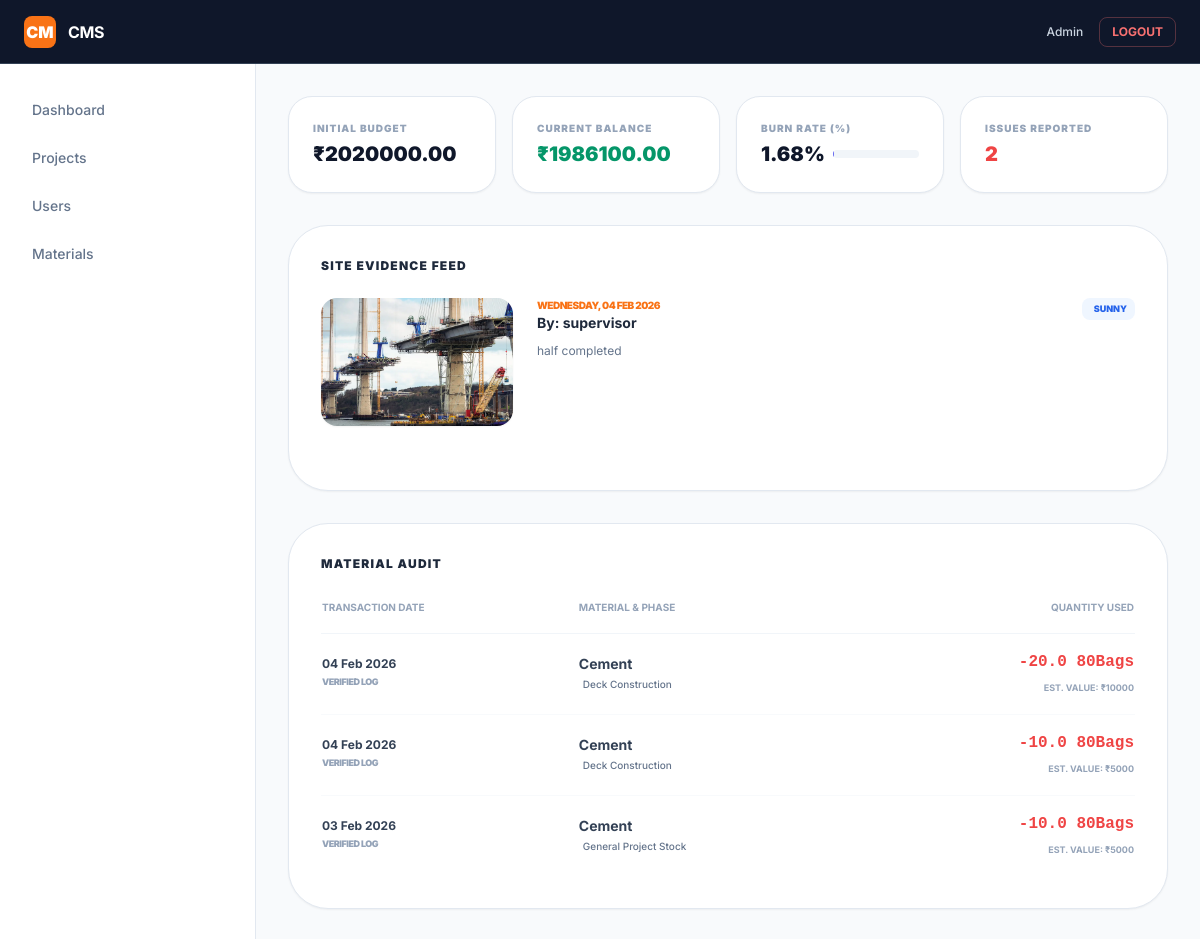
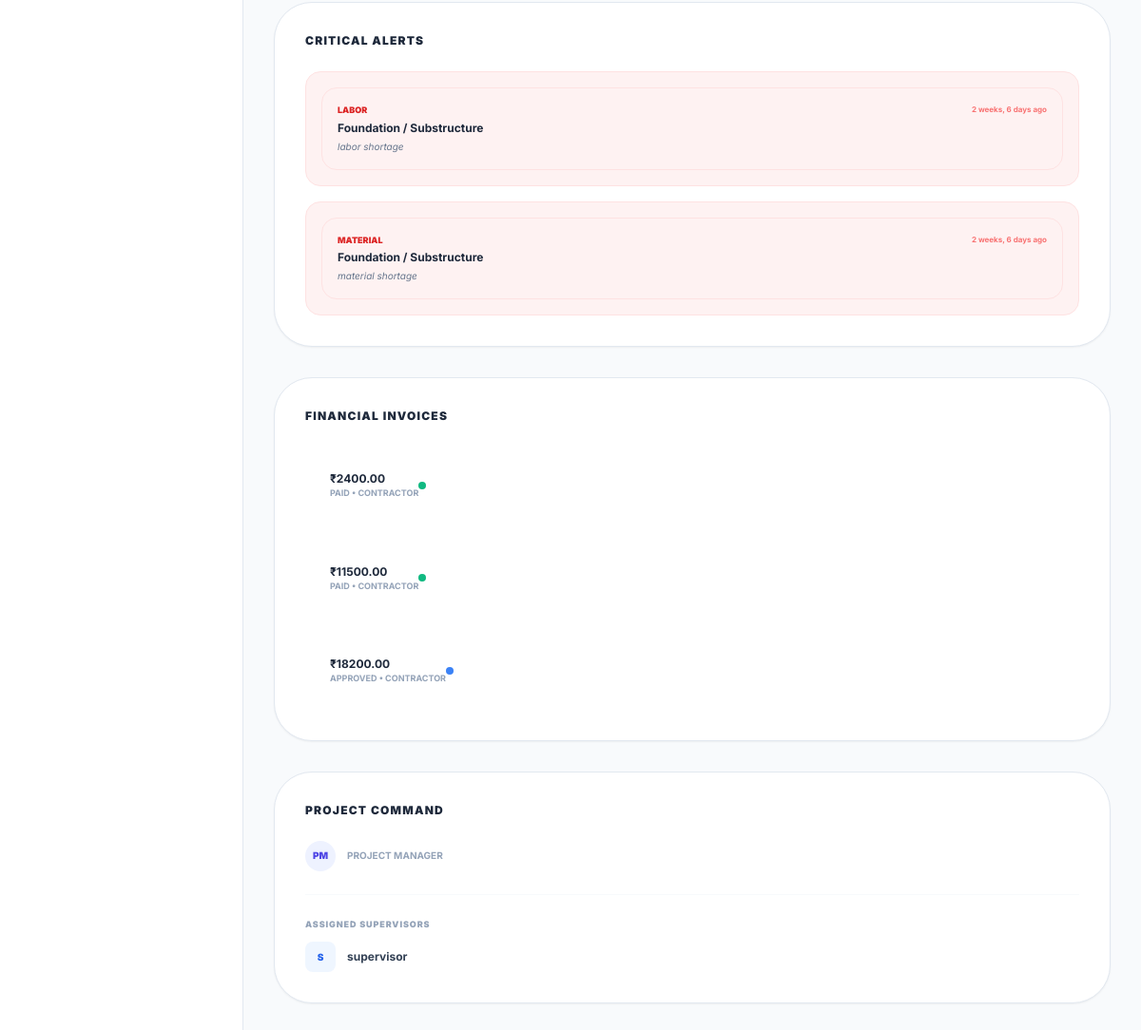
/dashboard/admin-project-detail/1/ (signed in), run on an earlier commit of the app's database (2 pictures, top to bottom).
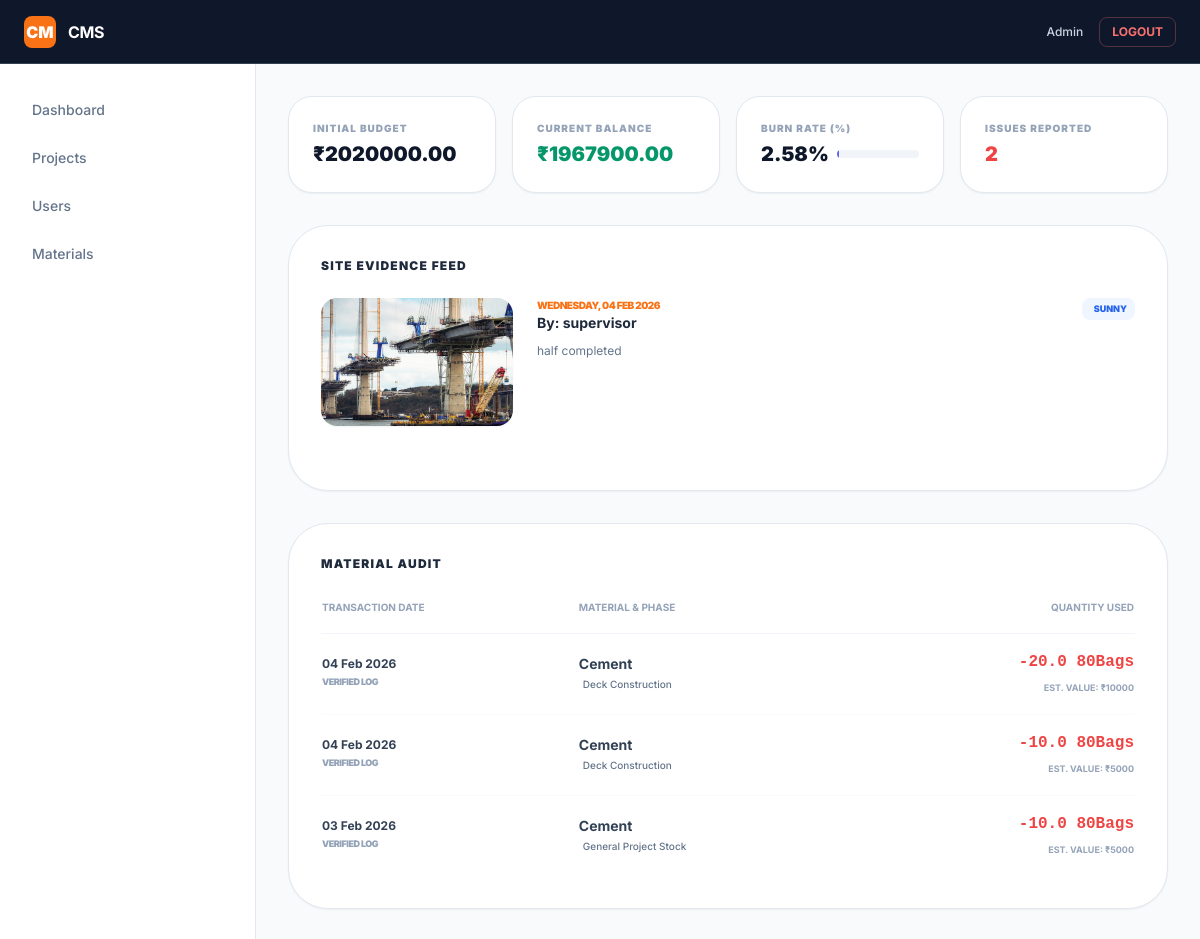
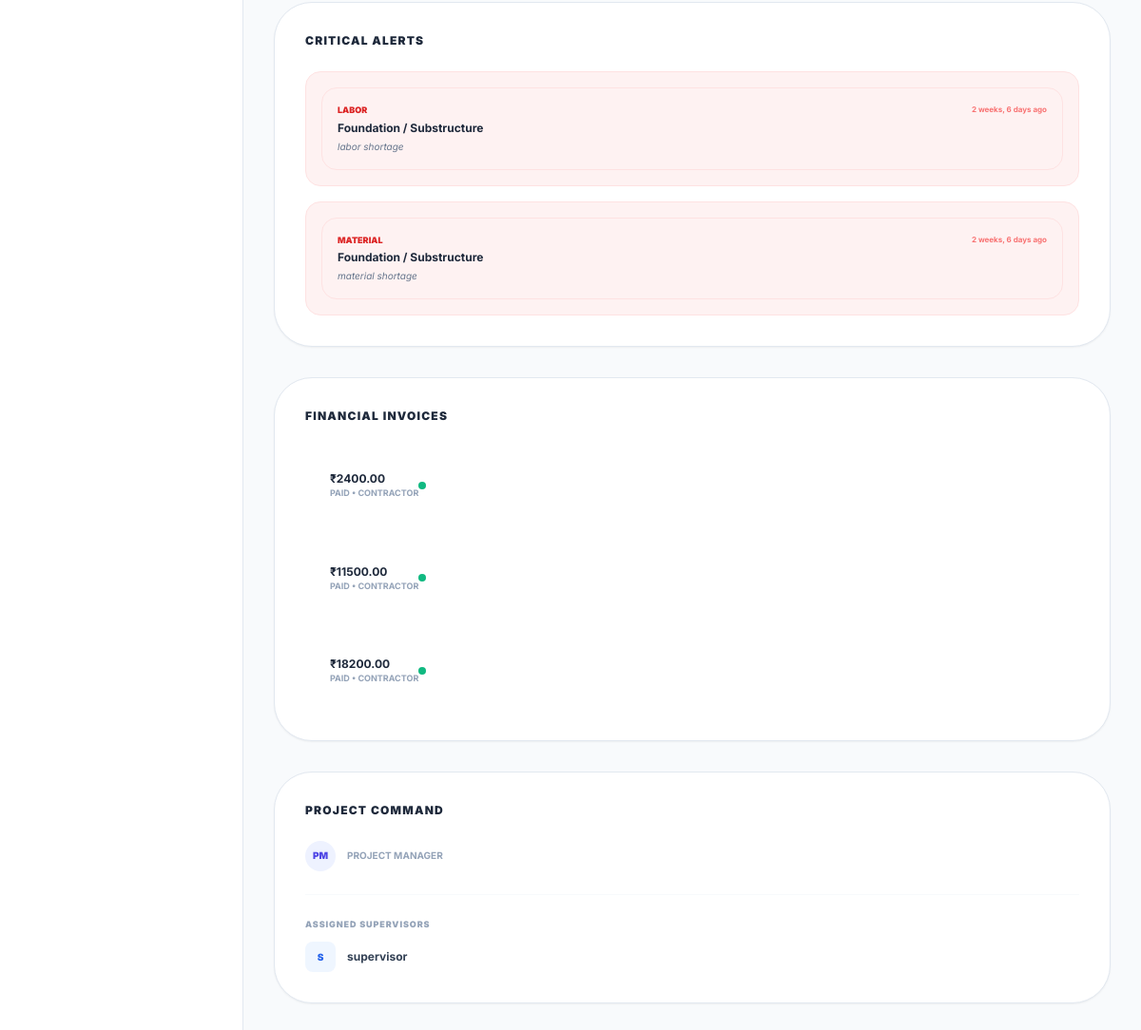
And on a later commit of the database (2 pictures, top to bottom).
### construction/models.py (models this page shows, shortened)
class Project(models.Model):
    name = models.CharField(max_length=200)
    created_by = models.ForeignKey(
        User,
        on_delete=models.SET_NULL,
        null=True,
        related_name='created_projects'
    )
    manager = models.ForeignKey(
        User,
        on_delete=models.PROTECT,
        related_name='managed_projects',
        limit_choices_to={'role__name': 'Project Manager'}
    )
    start_date = models.DateField()
    end_date = models.DateField()
    budget = models.DecimalField(max_digits=15, decimal_places=2)
    is_active = models.BooleanField(default=True)
    created_at = models.DateTimeField(auto_now_add=True)

### contractors/models.py (models this page shows, shortened)
class Invoice(models.Model):
    STATUS_CHOICES = (
        ('PENDING', 'Pending'),
        ('APPROVED', 'Approved'),
        ('PAID', 'Paid'),
    )
    contractor = models.ForeignKey(ProjectContractor, on_delete=models.CASCADE)
    project = models.ForeignKey(Project, on_delete=models.CASCADE)
    phase = models.ForeignKey('construction.ProjectPhase', on_delete=models.CASCADE, related_name='invoices',null=True,blank=True)
    amount = models.DecimalField(max_digits=12, decimal_places=2)
    description = models.TextField(blank=True, null=True)
    created_at = models.DateField(auto_now_add=True)
    status = models.CharField(max_length=20, choices=STATUS_CHOICES, default='PENDING')

class ProjectContractor(models.Model):
    project = models.ForeignKey(Project, on_delete=models.CASCADE)
    contractor = models.ForeignKey(
        User,
        on_delete=models.CASCADE,
        limit_choices_to={'role__name': 'Contractor'}
    )
    assigned_at = models.DateTimeField(auto_now_add=True)
    class Meta:
        unique_together = ('project', 'contractor')

### accounts/models.py (models this page shows)
class User(AbstractUser):
    role = models.ForeignKey(
        Role,
        on_delete=models.PROTECT,
        null=True,
        blank=True
    )
    created_by = models.ForeignKey(
        'self',
        null=True,
        blank=True,
        on_delete=models.SET_NULL,
        related_name='created_users'
    )
    created_at = models.DateTimeField(auto_now_add=True)

### dashboard/views.py (the view)
# urls.py: path('admin-project-detail/<int:project_id>/',views.admin_project_detail,name="admin_project_detail"),
@login_required
@user_passes_test(is_admin)
def admin_project_detail(request, project_id):
    project = get_object_or_404(Project.objects.prefetch_related(
        'phases', 'projectsupervisor_set__supervisor', 'projectcontractor_set__contractor'
    ), pk=project_id)
    total_material_cost = MaterialUsage.objects.filter(project=project).aggregate(
        total=Sum(ExpressionWrapper(
            F('quantity_used') * F('material__cost_per_unit'),
            output_field=DecimalField(max_digits=12, decimal_places=2)
        ))
    )['total'] or Decimal('0.00')
    total_paid_cash = Payment.objects.filter(invoice__project=project).aggregate(
        total=Sum('paid_amount')
    )['total'] or Decimal('0.00')
    spent_budget = total_material_cost + total_paid_cash
    initial_budget = project.budget + spent_budget
    budget_percent = round((float(spent_budget) / float(initial_budget)) * 100, 2) if initial_budget > 0 else 0
    site_logs = DailySiteLog.objects.filter(project=project).select_related('supervisor').order_by('-date')
    reported_issues = Issue.objects.filter(project=project).select_related('reported_by', 'phase').order_by('-created_at')
    material_usage = MaterialUsage.objects.filter(project=project).select_related('material', 'phase').order_by('-date')
    invoices = Invoice.objects.filter(project=project).select_related('contractor__contractor', 'phase').order_by('-created_at')
    context = {
        'project': project,
        'spent_budget': spent_budget,
        'budget_percent': budget_percent,
        'initial_budget': initial_budget,
        'total_material_cost': total_material_cost,
        'total_paid_cash': total_paid_cash,
        'invoices': invoices,
        'material_usage': material_usage,
        'site_logs': site_logs,
        'reported_issues': reported_issues,
    }
    return render(request, 'dashboard/admin/admin_proj_detail.html', context)

### dashboard/views.py (called while the page is built)
def is_admin(user):
    return user.role and user.role.name == 'Admin'

### dashboard/templates/dashboard/admin/admin_proj_detail.html (shortened to what the changed rows need)
{% extends "dashboard/admin/dashboard.html" %}
{% block content %}
<div class="space-y-8 pb-12">
    <div class="grid grid-cols-1 md:grid-cols-4 gap-4">
        <div class="bg-white p-6 rounded-3xl border border-slate-200 shadow-sm">
            <p class="text-[10px] font-black text-slate-400 uppercase tracking-widest mb-1">Current Balance</p>
            <p class="text-xl font-black text-emerald-600">₹{{ project.budget|floatformat:2 }}</p>
        </div>
        <div class="bg-white p-6 rounded-3xl border border-slate-200 shadow-sm">
            <div class="flex items-center gap-2">
                <p class="text-xl font-black text-slate-900">{{ budget_percent }}%</p>
                <div class="flex-1 h-2 bg-slate-100 rounded-full overflow-hidden">
                    <div class="h-full {% if budget_percent > 90 %}bg-red-500{% else %}bg-indigo-500{% endif %}"
                         style="width: {{ budget_percent }}%"></div>
                </div>
            </div>
        </div>
    </div>
    <div class="grid grid-cols-1 xl:grid-cols-3 gap-8">
        <div class="xl:col-span-2 space-y-8">
            <div class="bg-white border border-slate-200 rounded-[2.5rem] p-8 shadow-sm overflow-hidden">
                <table class="w-full text-left text-sm">
                    <thead>
                        <tr class="text-[10px] text-slate-400 uppercase font-black border-b border-slate-100">
                            <th class="pb-4">Transaction Date</th>
                            <th class="pb-4">Material & Phase</th>
                            <th class="pb-4 text-right">Quantity Used</th>
                        </tr>
                    </thead>
                </table>
            </div>
        </div>
        <div class="space-y-8">
            <div class="bg-white border border-slate-200 rounded-[2.5rem] p-8 shadow-sm">
                <div class="space-y-4">
                    {% for inv in invoices %}
                    <a href="{% url 'admin_invoice_detail' inv.id %}" class="flex justify-between items-center p-3 rounded-2xl hover:bg-slate-50 transition border border-transparent hover:border-slate-100">
                        <div class="flex justify-between items-center p-3 rounded-2xl hover:bg-slate-50 transition border border-transparent hover:border-slate-100">
                            <div>
                                <p class="text-xs font-bold text-slate-800">₹{{ inv.amount }}</p>
                                <p class="text-[9px] text-slate-400 font-bold uppercase">{{ inv.status }} • {{ inv.contractor.contractor.username }}</p>
                            </div>
                            <span class="w-2 h-2 rounded-full {% if inv.status == 'PAID' %}bg-emerald-500{% elif inv.status == 'APPROVED' %}bg-blue-500{% else %}bg-amber-500{% endif %}"></span>
                        </div>
                        {% endfor %}
                    </a>
                </div>
            </div>
        </div>
    </div>
</div>
{% endblock %}

What changed in the data, as far as the page shows it:
changed Project: budget "1986100.00" → "1967900.00"
changed Invoice (number 3 of 3 on the later page): status "APPROVED" → "PAID"
Also different on the page:
{{ budget_percent }}: "1.68" → "2.58"
